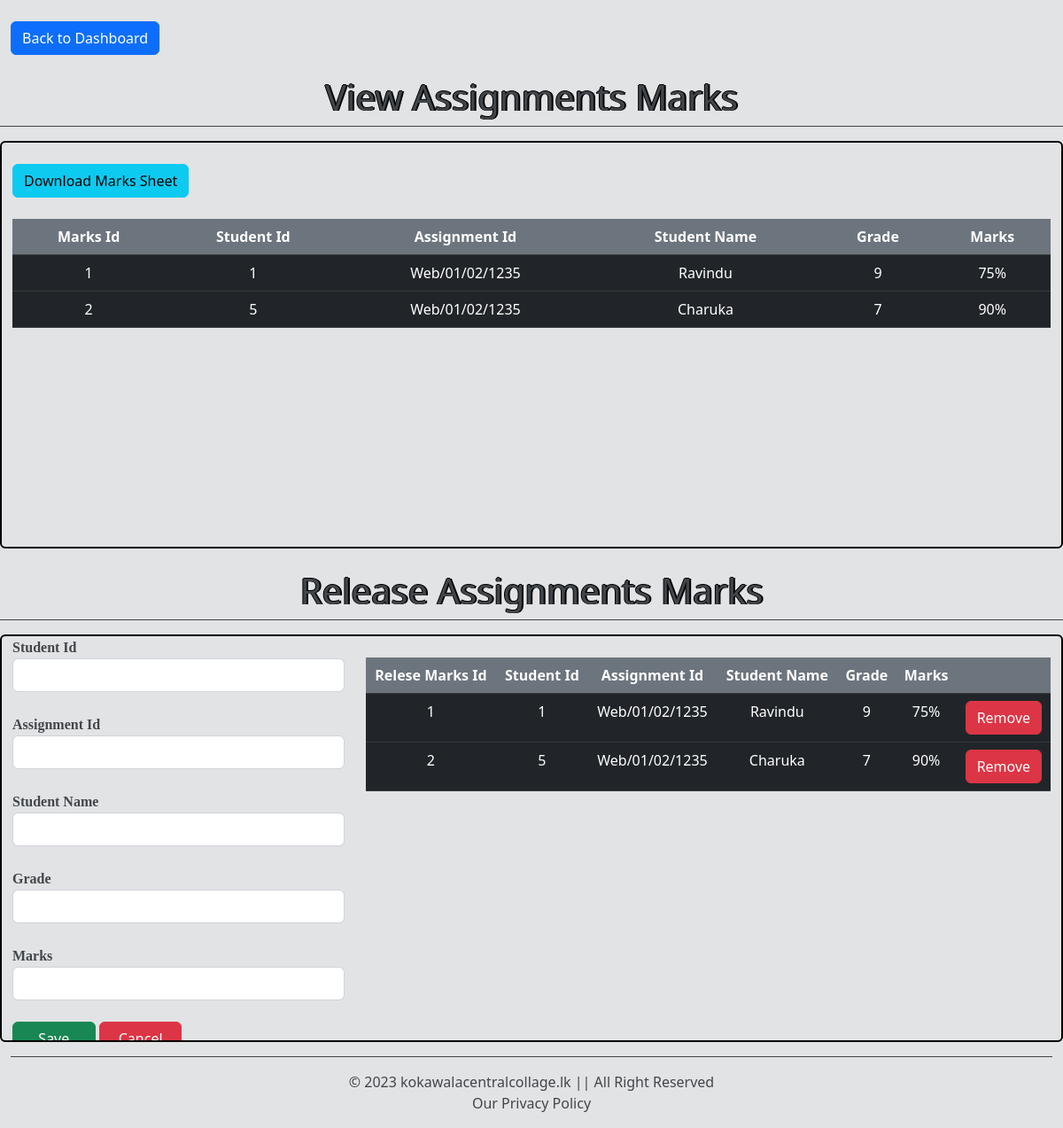
/Second_Assignment/assignmentMark.php, run on the app's committed database.
### tables this page shows
CREATE TABLE IF NOT EXISTS `student_marks` (
  `m_id` int NOT NULL AUTO_INCREMENT,
  `id` varchar(10) NOT NULL,
  `ass_id` varchar(50) NOT NULL,
  `name` varchar(50) NOT NULL,
  `grade` varchar(5) NOT NULL,
  `marks` varchar(50) NOT NULL,
  PRIMARY KEY (`m_id`) USING BTREE
);

CREATE TABLE IF NOT EXISTS `release_assignment_marks` (
  `rm_id` int NOT NULL AUTO_INCREMENT,
  `stu_id` int NOT NULL,
  `ass_id` varchar(50) NOT NULL,
  `stu_name` varchar(50) NOT NULL,
  `stu_grade` varchar(50) NOT NULL,
  `stu_marks` char(50) NOT NULL,
  PRIMARY KEY (`rm_id`)
);

### Second_Assignment/markSheetProcess.php (called while the page is built)
<?php
class dbms {
	private $host = "localhost";
	private $user = "root";
	private $password = "Kh@17052002";
	private $database = "student_management_system";
	private $q;
	function __construct() {
		$this->q = $this->connectDB();
	}
	function connectDB() {
		$q = mysqli_connect($this->host,$this->user,$this->password,$this->database);
		return $q;
	}
	function runQuery($query) {
		$rs = mysqli_query($this->q,$query);
		while($r=mysqli_fetch_assoc($rs)) {
			$d[] = $r;
		}
		if(!empty($d))
		return $d;
	}
}
?>

### Second_Assignment/assignmentMark.php (the view, shortened to what this page needs)
<?php
include 'markSheetProcess.php';
$db_handle = new dbms();
$marks = $db_handle->runQuery("select * from student_marks");
?>
<!DOCTYPE html>
<html>
    <head>
        <link rel="stylesheet" href="bootstrap.css"/>
        <link rel="stylesheet" href="style.css"/>
    </head>
    <body class="list-group-item-secondary">
        <div class="container-fluid">
            <div class="row">
            <div class="col-12">
                    <br/>
                    <button class="btn btn-primary animation" onclick="backtoDashboardA();">Back to Dashboard</button>
                </div>
            </div>
            <div class="row">
                <div class="col-12 mt-4 text-center animation">
                    <h1 style="text-shadow: -1px 0 black, 2px 0 black, 0 -1px black;">View Assignments Marks</h1>
                </div>
                <hr class="animation"/>
                <div class="col-12 d1 animation">
                    <div class="row">
                        <div class="col-12" id="table-container">
                            <br/>
                                <form action="assignmentMark.php" method="post">
                                    <button type="submit" id="btnExport" name='export' class="btn btn-info">Download Marks Sheet</button>
                                </form>
                            <br/>
                            <table class="table table-responsive table-dark text-center animation" id="tab">
                                <tr>
                                    <th class="bg-secondary">Marks Id</th>
                                    <th class="bg-secondary">Student Id</th>
                                    <th class="bg-secondary">Assignment Id</th>
                                    <th class="bg-secondary">Student Name</th>
                                    <th class="bg-secondary">Grade</th>
                                    <th class="bg-secondary">Marks</th>
                                </tr>
                                <?php
                                    if (! empty($marks)) {
                                    foreach ($marks as $mId => $value) {
                                ?>
                                    <tr>
                                        <td><?php echo $marks[$mId]["m_id"]; ?></td>
                                        <td><?php echo $marks[$mId]["id"]; ?></td>
                                        <td><?php echo $marks[$mId]["ass_id"]; ?></td>
                                        <td><?php echo $marks[$mId]["name"]; ?></td>
                                        <td><?php echo $marks[$mId]["grade"]; ?></td>
                                        <td><?php echo $marks[$mId]["marks"]; ?></td>
                                    </tr>
                                <?php
                                    }
                                }
                                ?>
                            </table>
                        </div>
                    </div>
                </div>
                <div class="col-12 mt-4 text-center animation">
                    <h1 style="text-shadow: -1px 0 black, 2px 0 black, 0 -1px black;">Release Assignments Marks</h1>
                </div>
                <hr class="animation"/>
                    <div class="col-12 d1 animation">
                        <div class="row">
                            <div class="col-12 col-lg-4">
                                <span style="font-family: 'Times New Roman', Times, serif; font-weight: bold;">Student Id</span>
                                <input type="text" class="form-control" id="stu_Id"/>
                                <br/>
                                <span style="font-family: 'Times New Roman', Times, serif; font-weight: bold;">Assignment Id</span>
                                <input type="text" class="form-control" id="assin_Id"/>
                                <br/>
                                <span style="font-family: 'Times New Roman', Times, serif; font-weight: bold;">Student Name</span>
                                <input type="text" class="form-control" id="stu_Name"/>
                                <br/>
                                <span style="font-family: 'Times New Roman', Times, serif; font-weight: bold;">Grade</span>
                                <input type="text" class="form-control" id="stu_Grad"/>
                                <br/>
                                <span style="font-family: 'Times New Roman', Times, serif; font-weight: bold;">Marks</span>
                                <input type="text" class="form-control" id="stu_Mar"/>
                                <br/>
                                <button class="btn btn-success col-3" onclick="releaseMarks();">Save</button>
                                <button class="btn btn-danger col-3" onclick="c4()">Cancel</button>
                                <br/><br/>
                            </div>
                            <div class="col-12 col-lg-8">
                                <br/>
                                <table class="table table-responsive table-dark text-center animation">
                                    <tr>
                                        <th class="bg-secondary">Relese Marks Id</th>
                                        <th class="bg-secondary">Student Id</th>
                                        <th class="bg-secondary">Assignment Id</th>
                                        <th class="bg-secondary">Student Name</th>
                                        <th class="bg-secondary">Grade</th>
                                        <th class="bg-secondary">Marks</th>
                                        <th class="bg-secondary"></th>
                                    </tr>
                                    <?php
                                    $connection = mysqli_connect("localhost","root","Kh@17052002","student_management_system","3306");
                                    $select = "SELECT * FROM `release_assignment_marks`";
                                    $query = mysqli_query($connection,$select);
                                    $num = mysqli_num_rows($query);
                                    if($num > 0){
                                        while($result = mysqli_fetch_assoc($query)){
                                            echo "
                                            <tr>
                                                <td>".$result["rm_id"]."</td>
                                                <td>".$result["stu_id"]."</td>
                                                <td>".$result["ass_id"]."</td>
                                                <td>".$result["stu_name"]."</td>
                                                <td>".$result["stu_grade"]."</td>
                                                <td>".$result["stu_marks"]."</td>
                                                <td>
                                                    <a href='assignmentMark.php?id=".$result["rm_id"]."' class='btn btn-danger'>Remove</a>
                                                </td>
                                            </tr>
                                            ";
                                        }
                                    }
                                    ?>
                                </table>
                            </div>
                        </div>
                    </div>
                <div class="col-12">
                    <hr class="animation"/>
                </div>
                <p class="animation text-center">&copy; 2023 kokawalacentralcollage.lk || All Right Reserved <br/> <span>Our Privacy Policy</span></p>
            </div>
        </div>
    </body>
</html>

### Second_Assignment/style.css (style rules this page uses)
.animation { opacity: 10%; transform: translateY(30px); animation: moveup 1s linear forwards; }
.d1 { height: 460px; border-style: solid; border-radius: 6px; border-color: black; border-width: 2px; overflow: hidden; overflow: scroll; }

### data on the page
student_marks: m_id "1", id "1", ass "Web/01/02/1235", name "Ravindu", grade "9", marks "75%"
student_marks: m_id "2", id "5", ass "Web/01/02/1235", name "Charuka", grade "7", marks "90%"
release_assignment_marks: rm_id "1", stu "1", ass "Web/01/02/1235", stu_name "Ravindu", stu_grade "9", stu_marks "75%"
release_assignment_marks: rm_id "2", stu "5", ass "Web/01/02/1235", stu_name "Charuka", stu_grade "7", stu_marks "90%"
